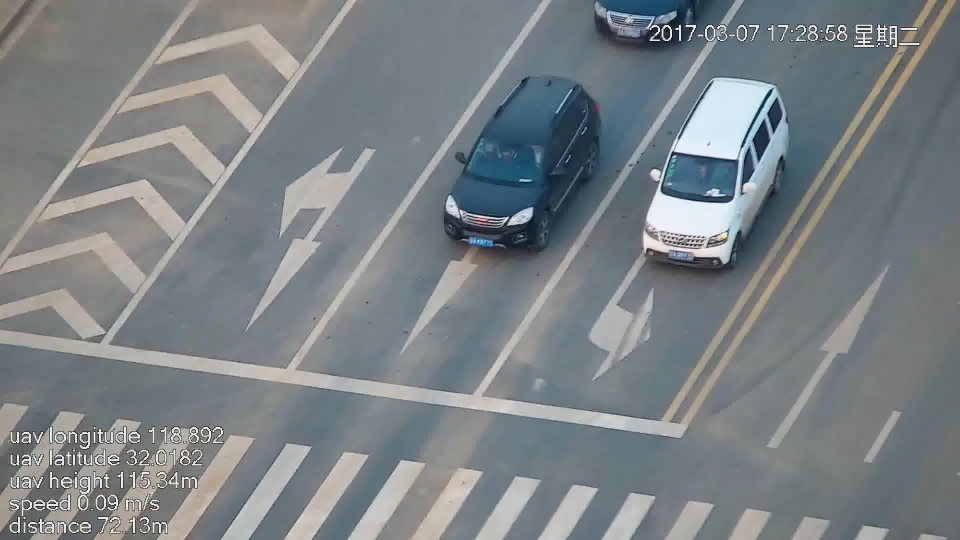
#> input picture HyperLPR/24.jpg, 1920 x 1080 px (shown at 1/2 size)
$ python -i finemapping.py   (imports and definitions only)   (older library calls are emulated)
#> lines starting #> are read from the running program, lines starting #| are printed output that depends on the picture; after the words box and inside, x2 and y2 are one past the last pixel; in counts of white or black regions, pixels touching at a corner belong together
#> further down, picture is the input picture: shape (1080, 1920, 3); mean B, G, R 133.4, 129.9, 123.5
### HyperLPR/hyperlpr_py3/deskew.py
#coding=utf-8
import numpy as np
import cv2
import time
from matplotlib import pyplot as plt
import math

from scipy.ndimage import filters
#
# def strokeFiter():
#     pass;

def angle(x,y):
    return int(math.atan2(float(y),float(x))*180.0/3.1415)


# [12 lines left out: function h_rot, not called in this run]


def v_rot(img, angel, shape, max_angel):
    size_o = [shape[1],shape[0]]
    size = (shape[1]+ int(shape[0]*np.cos((float(max_angel )/180) * 3.14)),shape[0])
    interval = abs( int( np.sin((float(angel) /180) * 3.14)* shape[0]))
    pts1 = np.float32([[0,0],[0,size_o[1]],[size_o[0],0],[size_o[0],size_o[1]]])
    if(angel>0):
        pts2 = np.float32([[interval,0],[0,size[1]  ],[size[0],0  ],[size[0]-interval,size_o[1]]])
    else:
        pts2 = np.float32([[0,0],[interval,size[1]  ],[size[0]-interval,0  ],[size[0],size_o[1]]])

    M  = cv2.getPerspectiveTransform(pts1,pts2)
    dst = cv2.warpPerspective(img,M,size)
    return dst,M


def skew_detection(image_gray):
    h, w = image_gray.shape[:2]
    eigen = cv2.cornerEigenValsAndVecs(image_gray,12, 5)
    angle_sur = np.zeros(180,np.uint)
    eigen = eigen.reshape(h, w, 3, 2)
    flow = eigen[:,:,2]
    vis = image_gray.copy()
    vis[:] = (192 + np.uint32(vis)) / 2
    d = 12
    points =  np.dstack( np.mgrid[d/2:w:d, d/2:h:d] ).reshape(-1, 2)
    for x, y in points:
        vx, vy = np.int32(flow[int(y), int(x)]*d)
        # cv2.line(rgb, (x-vx, y-vy), (x+vx, y+vy), (0, 355, 0), 1, cv2.LINE_AA)
        ang = angle(vx,vy)
        angle_sur[(ang+180)%180] +=1

    # torr_bin = 30
    angle_sur = angle_sur.astype(np.float)
    angle_sur = (angle_sur-angle_sur.min())/(angle_sur.max()-angle_sur.min())
    angle_sur = filters.gaussian_filter1d(angle_sur,5)
    skew_v_val =  angle_sur[20:180-20].max()
    skew_v = angle_sur[30:180-30].argmax() + 30
    skew_h_A = angle_sur[0:30].max()
    skew_h_B = angle_sur[150:180].max()
    skew_h = 0
    if (skew_h_A > skew_v_val*0.3 or skew_h_B > skew_v_val*0.3):
        if skew_h_A>=skew_h_B:
            skew_h = angle_sur[0:20].argmax()
        else:
            skew_h = - angle_sur[160:180].argmax()
    return skew_h,skew_v


def fastDeskew(image):
    image_gray = cv2.cvtColor(image,cv2.COLOR_BGR2GRAY)
    skew_h,skew_v = skew_detection(image_gray)
    print("校正角度 h ",skew_h,"v",skew_v)
    deskew,M = v_rot(image,int((90-skew_v)*1.5),image.shape,60)
    return deskew,M


# [13 lines that do not run on import are left out]

### HyperLPR/hyperlpr_py3/finemapping.py
#coding=utf-8
import cv2
import numpy as np


from . import niblack_thresholding as nt

from . import deskew

def fitLine_ransac(pts,zero_add = 0 ):
    if len(pts)>=2:
        [vx, vy, x, y] = cv2.fitLine(pts, cv2.DIST_HUBER, 0, 0.01, 0.01)
        lefty = int((-x * vy / vx) + y)
        righty = int(((136- x) * vy / vx) + y)
        return lefty+30+zero_add,righty+30+zero_add
    return 0,0


#精定位算法
def findContoursAndDrawBoundingBox(image_rgb):


    line_upper  = [];
    line_lower = [];

    line_experiment = []
    grouped_rects = []
    gray_image = cv2.cvtColor(image_rgb,cv2.COLOR_BGR2GRAY)
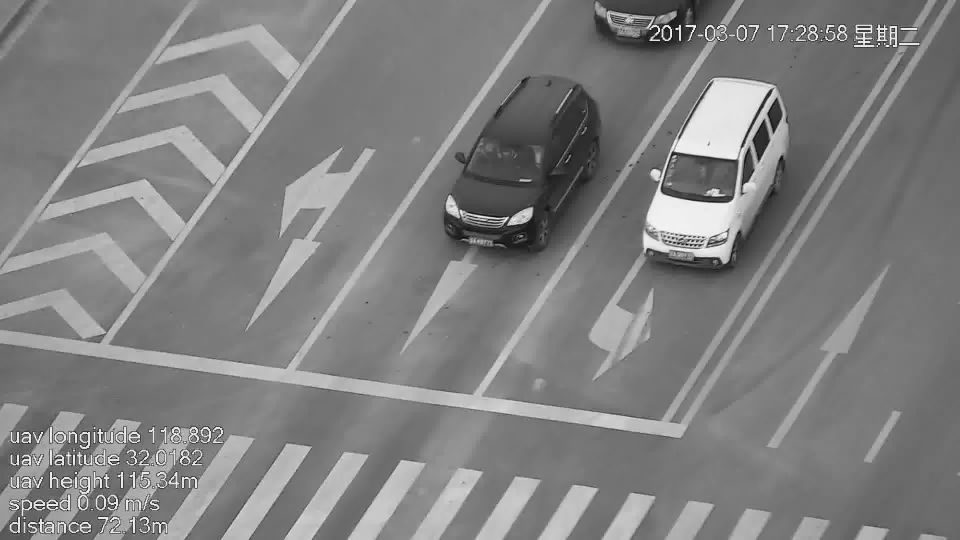
#> gray_image: shape (1080, 1920) (shown at 1/2 size); min 0, max 255, mean 128.4

    # for k in np.linspace(-1.5, -0.2,10):
    for k in np.linspace(-50, 0, 15):

        # thresh_niblack = threshold_niblack(gray_image, window_size=21, k=k)
        # binary_niblack = gray_image > thresh_niblack
        # binary_niblack = binary_niblack.astype(np.uint8) * 255

        binary_niblack = cv2.adaptiveThreshold(gray_image,255,cv2.ADAPTIVE_THRESH_MEAN_C,cv2.THRESH_BINARY,17,k)
        # cv2.imshow("image1",binary_niblack)
        # cv2.waitKey(0)
        imagex, contours, hierarchy = cv2.findContours(binary_niblack.copy(),cv2.RETR_EXTERNAL,cv2.CHAIN_APPROX_SIMPLE)
        for contour in contours:
            bdbox = cv2.boundingRect(contour)
            if (bdbox[3]/float(bdbox[2])>0.7 and bdbox[3]*bdbox[2]>100 and bdbox[3]*bdbox[2]<1200) or (bdbox[3]/float(bdbox[2])>3 and bdbox[3]*bdbox[2]<100):
                # cv2.rectangle(rgb,(bdbox[0],bdbox[1]),(bdbox[0]+bdbox[2],bdbox[1]+bdbox[3]),(255,0,0),1)
                line_upper.append([bdbox[0],bdbox[1]])
                line_lower.append([bdbox[0]+bdbox[2],bdbox[1]+bdbox[3]])

                line_experiment.append([bdbox[0],bdbox[1]])
                line_experiment.append([bdbox[0]+bdbox[2],bdbox[1]+bdbox[3]])
#> this loop made 15 passes
#> pass 1, in findContoursAndDrawBoundingBox, `binary_niblack = cv2.adaptiveThreshold(gray_image,255,cv2.ADAPTIVE_THR..`:
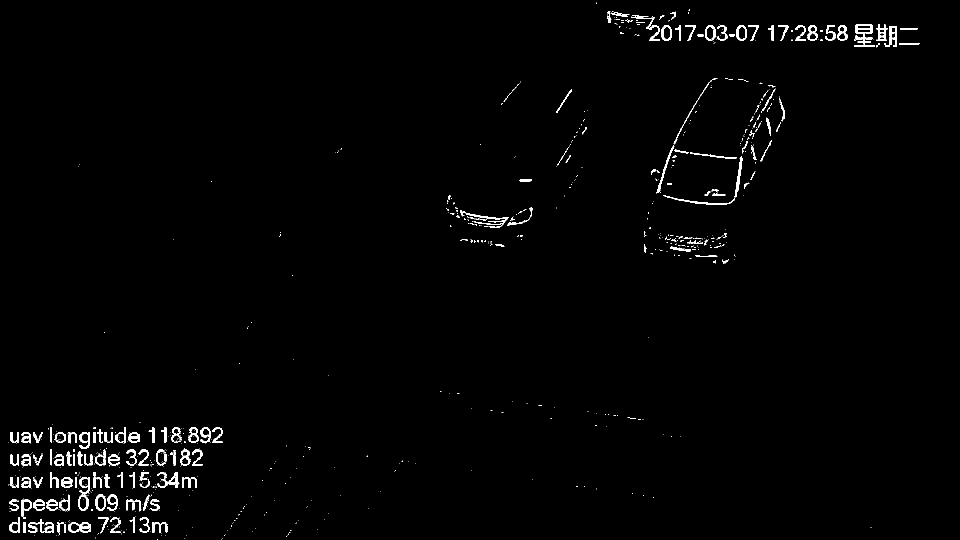
#> binary_niblack: shape (1080, 1920) (shown at 1/2 size); 1.4% white; 757 white regions (596 under 20 px), largest, box (x1, y1, x2, y2) and area: (1708, 49, 1749, 94) 822, (931, 426, 1018, 456) 516, (1768, 52, 1794, 94) 443
#> pass 3, in findContoursAndDrawBoundingBox, `binary_niblack = cv2.adaptiveThreshold(gray_image,255,cv2.ADAPTIVE_THR..`:
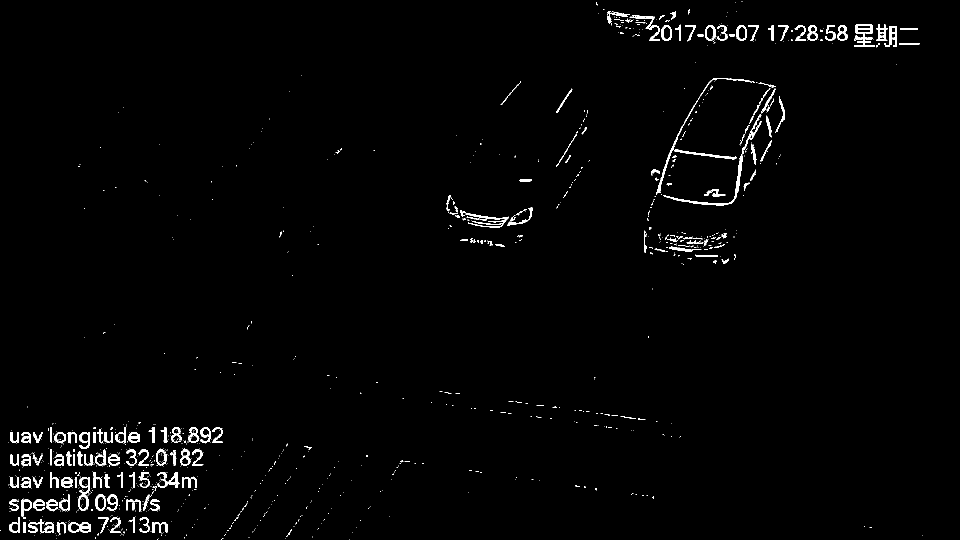
#> binary_niblack: shape (1080, 1920) (shown at 1/2 size); 1.6% white; 1135 white regions (956 under 20 px), largest, box (x1, y1, x2, y2) and area: (1326, 308, 1486, 411) 1030, (1708, 49, 1749, 94) 843, (931, 426, 1018, 456) 634
#> after the loop, line_experiment = 7396 pairs, first value 0 to 1920, second value 0 to 1080; line_lower = 3698 pairs, first value 9 to 1920, second value 5 to 1080; line_upper = 3698 pairs, first value 0 to 1911, second value 0 to 1073
                # grouped_rects.append(bdbox)

    rgb = cv2.copyMakeBorder(image_rgb,30,30,0,0,cv2.BORDER_REPLICATE)
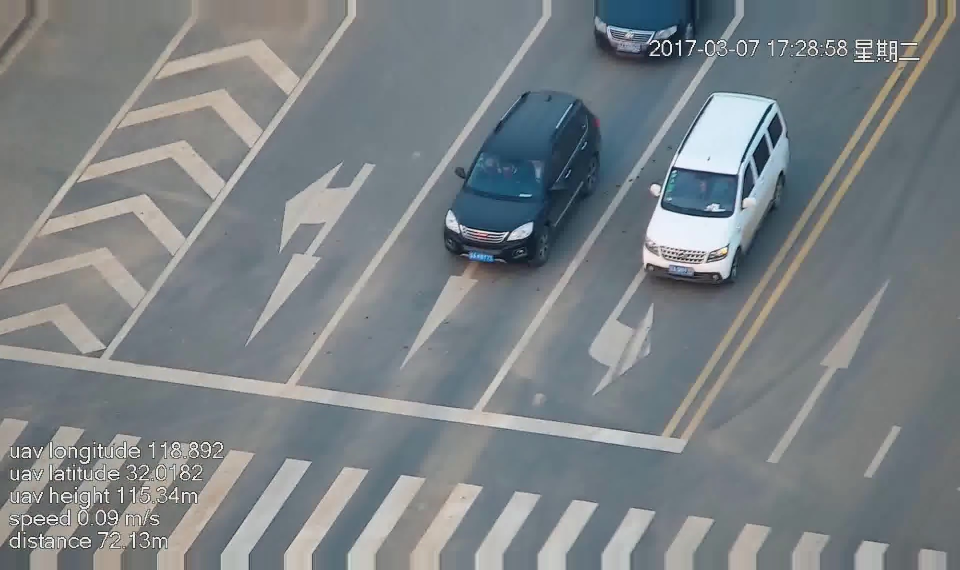
#> rgb: shape (1140, 1920, 3) (shown at 1/2 size); mean B, G, R 133.3, 129.8, 123.6
    leftyA, rightyA = fitLine_ransac(np.array(line_lower),3)
#> in fitLine_ransac, `[vx, vy, x, y] = cv2.fitLine(pts, cv2.DIST_HUBER, 0, 0.01, 0.01)`: vx = [0.877]; vy = [-0.481]; x = [512.2]; y = [786.9]
#> in fitLine_ransac, `lefty = int((-x * vy / vx) + y)`: lefty = 1068
#> in fitLine_ransac, `righty = int(((136- x) * vy / vx) + y)`: righty = 993
#> leftyA = 1101; rightyA = 1026
    rows,cols = rgb.shape[:2]
#> rows = 1140; cols = 1920

    # rgb = cv2.line(rgb, (cols - 1, rightyA), (0, leftyA), (0, 0, 255), 1,cv2.LINE_AA)

    leftyB, rightyB = fitLine_ransac(np.array(line_upper),-3)
#> leftyB = 1063; rightyB = 987

    rows,cols = rgb.shape[:2]

    # rgb = cv2.line(rgb, (cols - 1, rightyB), (0, leftyB), (0,255, 0), 1,cv2.LINE_AA)
    pts_map1  = np.float32([[cols - 1, rightyA], [0, leftyA],[cols - 1, rightyB], [0, leftyB]])
#> pts_map1 = [[1919, 1026], [0, 1101], [1919, 987], [0, 1063]]
    pts_map2 = np.float32([[136,36],[0,36],[136,0],[0,0]])
    mat = cv2.getPerspectiveTransform(pts_map1,pts_map2)
#> mat = [[0.0727, 1.62e-31, -1.78e-28], [0.0375, 0.947, -1007.1], [1.37e-05, 5.43e-18, 1]]
    image = cv2.warpPerspective(rgb,mat,(136,36),flags=cv2.INTER_CUBIC)
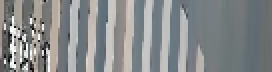
#> image: shape (36, 136, 3) (shown 2 times larger); mean B, G, R 139.4, 138.4, 135
    image,M = deskew.fastDeskew(image)
#> in skew_detection, `vis[:] = (192 + np.uint32(vis)) / 2`:
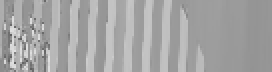
#> vis: shape (36, 136) (shown 2 times larger); min 96, max 223, mean 164.5
#> the loop in skew_detection, `for x, y in points:` made 33 passes
#> (vx, ang) on passes 1 to 12: (0, -90), (-1, -95), (0, -90), (0, -90), (-4, -109), (0, -90), (0, -90), (0, -90), (0, -90), (0, -90), (0, -90), (0, -90)
#> after the loop in skew_detection, `for x, y in points:`: angle_sur = 180 values, max 28 at index 90, min 0 at index 0, mean 0.183
#> in skew_detection, `angle_sur = (angle_sur-angle_sur.min())/(angle_sur.max()-angle_sur.min..`: angle_sur = 180 values, max 1 at index 90, min 0 at index 0, mean 0.00655
#> in skew_detection, `angle_sur = filters.gaussian_filter1d(angle_sur,5)`: angle_sur = 180 values, max 0.0847 at index 90, min 0 at index 0, mean 0.00655
#> in skew_detection, `skew_v_val =  angle_sur[20:180-20].max()`: skew_v_val = 0.0847
#> in skew_detection, `skew_v = angle_sur[30:180-30].argmax() + 30`: skew_v = 90
#> in skew_detection, `skew_h_A = angle_sur[0:30].max()`: skew_h_A = 0
#> in fastDeskew, `skew_h,skew_v = skew_detection(image_gray)`: skew_v = 90
#| 校正角度 h  0 v 90
#> in v_rot, `dst = cv2.warpPerspective(img,M,size)`:
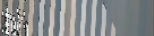
#> dst: shape (36, 154, 3); mean B, G, R 139.3, 138.3, 135
#> in fastDeskew, `deskew,M = v_rot(image,int((90-skew_v)*1.5),image.shape,60)`: M = [[1.13, 0, 0], [0, 1, 0], [0, 0, 1]]
#> M = [[1.13, 0, 0], [0, 1, 0], [0, 0, 1]]

    return image


#多级
# [56 lines left out: function findContoursAndDrawBoundingBox2, not called in this run]

>>> import cv2
>>> picture = cv2.imread('../24.jpg')
>>> result = findContoursAndDrawBoundingBox(picture)
